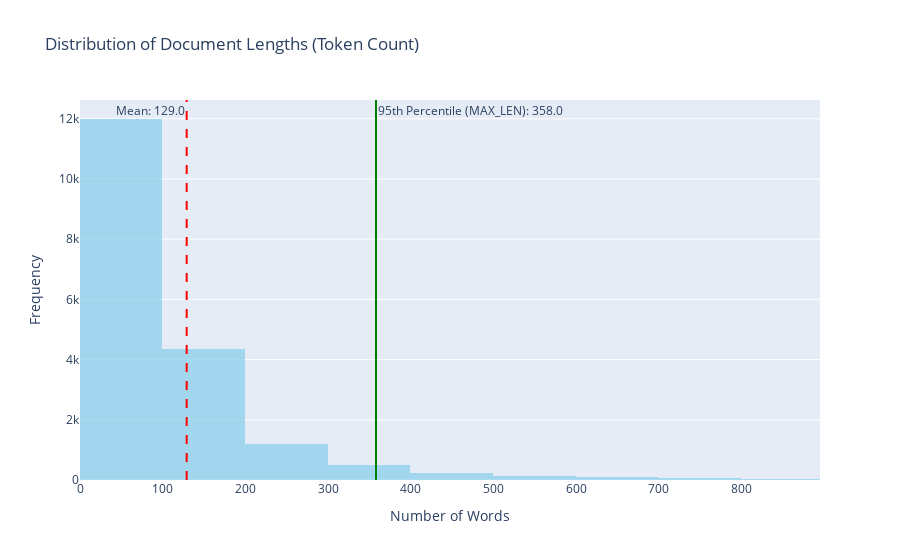

The notebook cell saved with this chart:
### Code cell
# 문서 길이 통계 계산
doc_lens = [len(t) for t in tokenized_texts] # 전처리 끝난 토큰화된 텍스트의 길이
p95 = np.quantile(doc_lens, 0.95)
mean_v = np.mean(doc_lens)
max_v = max(doc_lens)

logger.info(f"Statistics - Mean: {mean_v:.2f}, 95th Percentile: {p95:.2f}, Max: {max_v}")

# MAX_LEN 설정
MAX_LEN = int(p95)
logger.info(f"MAX_LEN is set to {MAX_LEN}")

# 1. 히스토그램 생성
fig = px.histogram(x=doc_lens, 
                   nbins=100,
                   title='Distribution of Document Lengths (Token Count)',
                   labels={'x': 'Number of Words', 'y': 'Frequency'},
                   color_discrete_sequence=['skyblue'],
                   opacity=0.7)

# 2. 통계 지표(평균, P95)를 세로선으로 추가
fig.add_vline(x=mean_v, line_dash="dash", line_color="red", 
              annotation_text=f"Mean: {mean_v:.1f}", 
              annotation_position="top left")

fig.add_vline(x=p95, line_dash="solid", line_color="green", 
              annotation_text=f"95th Percentile (MAX_LEN): {p95:.1f}", 
              annotation_position="top right")

# 3. 레이아웃 미세 조정
fig.update_layout(
    showlegend=False,
    xaxis_title="Number of Words",
    yaxis_title="Frequency",
    # 아주 긴 꼬리(Max 6202) 때문에 그래프가 뭉개져 보일 수 있으므로 
    # 시각적 확인을 위해 x축 범위를 p95의 2.5배 정도로 제한 (필요시 조절)
    xaxis_range=[0, p95 * 2.5] 
)

fig.show()

### Figure 1 — Plotly figure (JSON) as saved in the notebook; plotly's stock layout.template omitted (floating-point values rounded to 4 significant figures; data arrays with more than 128 entries replaced by an {"elided": "..."} marker saying what was removed)
{"data": [{"bingroup": "x", "hovertemplate": "Number of Words=%{x}<br>count=%{y}<extra></extra>", "legendgroup": "", "marker": {"color": "skyblue", "opacity": 0.7, "pattern": {"shape": ""}}, "name": "", "nbinsx": 100, "orientation": "v", "showlegend": false, "type": "histogram", "x": {"elided": "18817 int values"}, "xaxis": "x", "yaxis": "y"}], "layout": {"annotations": [{"showarrow": false, "text": "Mean: 129.0", "x": 129.0, "xanchor": "right", "xref": "x", "y": 1, "yanchor": "top", "yref": "y domain"}, {"showarrow": false, "text": "95th Percentile (MAX_LEN): 358.0", "x": 358, "xanchor": "left", "xref": "x", "y": 1, "yanchor": "top", "yref": "y domain"}], "barmode": "relative", "legend": {"tracegroupgap": 0}, "shapes": [{"line": {"color": "red", "dash": "dash"}, "type": "line", "x0": 129.0, "x1": 129.0, "xref": "x", "y0": 0, "y1": 1, "yref": "y domain"}, {"line": {"color": "green", "dash": "solid"}, "type": "line", "x0": 358, "x1": 358, "xref": "x", "y0": 0, "y1": 1, "yref": "y domain"}], "showlegend": false, "title": {"text": "Distribution of Document Lengths (Token Count)"}, "xaxis": {"anchor": "y", "domain": [0, 1], "range": [0, 895], "title": {"text": "Number of Words"}}, "yaxis": {"anchor": "x", "domain": [0, 1], "title": {"text": "Frequency"}}}}
